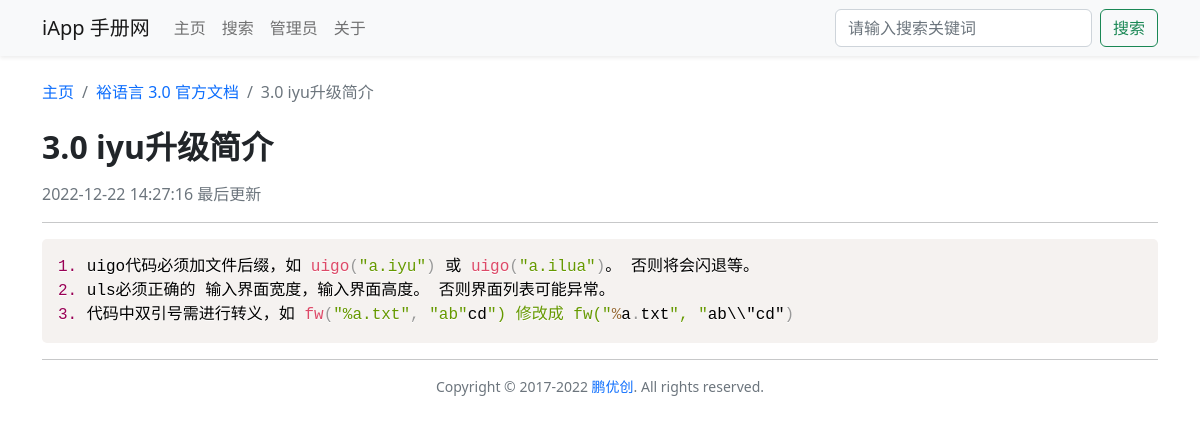
The page /article_14728.html on the database as committed earlier.
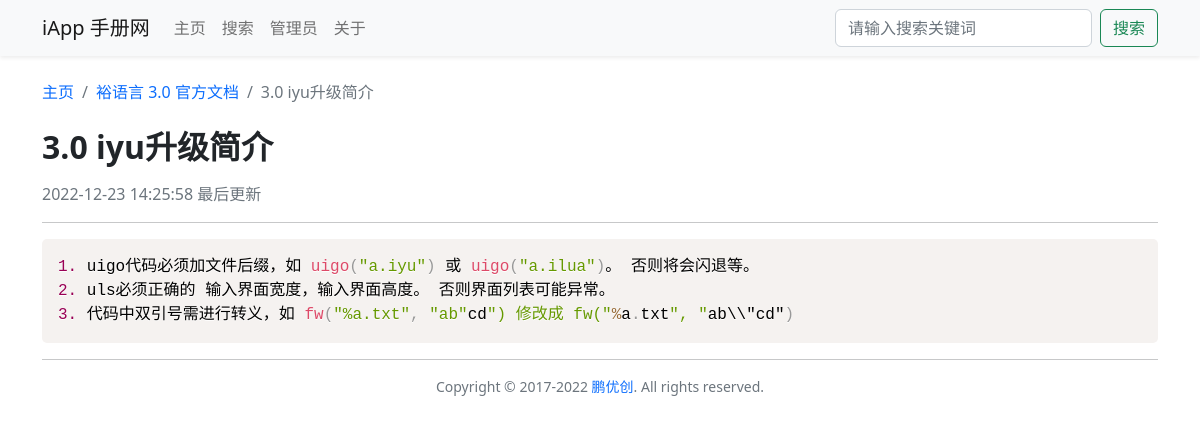
The same page on the database as committed later.
### tables this page shows
CREATE TABLE `iapp_doc_book` (
  `id` int NOT NULL AUTO_INCREMENT COMMENT '手册ID',
  `create_time` datetime NOT NULL DEFAULT CURRENT_TIMESTAMP COMMENT '上传时间',
  `intro` varchar(500) NOT NULL COMMENT '手册介绍',
  `title` varchar(255) NOT NULL COMMENT '手册标题',
  `update_time` datetime NOT NULL DEFAULT CURRENT_TIMESTAMP COMMENT '最后更新时间',
  PRIMARY KEY (`id`) USING BTREE
);

CREATE TABLE `iapp_doc_article` (
  `id` int NOT NULL AUTO_INCREMENT COMMENT '文章ID',
  `title` varchar(255) NOT NULL COMMENT '文章标题',
  `content` text NOT NULL COMMENT '文章内容',
  `update_time` datetime NOT NULL DEFAULT CURRENT_TIMESTAMP COMMENT '更新时间',
  `book_id` int DEFAULT NULL COMMENT '所属手册ID',
  PRIMARY KEY (`id`) USING BTREE,
  KEY `book_id` (`book_id`) USING BTREE,
  CONSTRAINT `iapp_doc_article_ibfk_1` FOREIGN KEY (`book_id`) REFERENCES `iapp_doc_book` (`id`) ON DELETE RESTRICT ON UPDATE RESTRICT
);

### include/public_fun.php (called while the page is built, shortened)
<?php
class Public_fun
{
    public int $book_id;
    public int $article_id;
    public function get_book_info()
    {
        $table = Config::$table['book'];
        $sql = "SELECT * FROM `$table` WHERE `id` = {$this->book_id};";
        $result = mysqli_query(Init::$conn, $sql);
        $data = mysqli_fetch_assoc($result);
        $this->book_info = $data;
    }
    public function get_article_id()
    {
        $article_id = $_GET['article_id'] ?? '';
        $this->article_id = $article_id;
    }
    public function if_has_login()
    {
        $password = $_COOKIE['password'] ?? '';
    }
    public function get_article_info()
    {
        $table = Config::$table['article'];
        $sql = "SELECT * FROM `$table` WHERE `id` = {$this->article_id};";
        $result = mysqli_query(Init::$conn, $sql);
        $article_info = mysqli_fetch_assoc($result);
        $this->article_info = $article_info;
        $this->book_id = $article_info['book_id'];
        $this->article_title = $article_info['title'];
    }
}

### include/Parsedown.php (called while the page is built, shortened)
<?php
class Parsedown
{
    function text($text)
    {
        $text = str_replace(array("\r\n", "\r"), "\n", $text);
        $text = trim($text, "\n");
        $lines = explode("\n", $text);
        $markup = $this->lines($lines);
        $markup = trim($markup, "\n");
        return $markup;
    }
    protected $safeMode;
    protected $BlockTypes = array(
        '#' => array('Header'),
        '*' => array('Rule', 'List'),
        '+' => array('List'),
        '-' => array('SetextHeader', 'Table', 'Rule', 'List'),
        '0' => array('List'),
        '1' => array('List'),
        '2' => array('List'),
        '3' => array('List'),
        '4' => array('List'),
        '5' => array('List'),
        '6' => array('List'),
        '7' => array('List'),
        '8' => array('List'),
        '9' => array('List'),
        ':' => array('Table'),
        '<' => array('Comment', 'Markup'),
        '=' => array('SetextHeader'),
        '>' => array('Quote'),
        '[' => array('Reference'),
        '_' => array('Rule'),
        '`' => array('FencedCode'),
        '|' => array('Table'),
        '~' => array('FencedCode'),
    );
    protected $unmarkedBlockTypes = array(
        'Code',
    );
    protected function lines(array $lines)
    {
        $CurrentBlock = null;
        foreach ($lines as $line)
        {
            $indent = 0;
            $text = $indent > 0 ? substr($line, $indent) : $line;
            $Line = array('body' => $line, 'indent' => $indent, 'text' => $text);
            if (isset($CurrentBlock['continuable']))
            {
                $Block = $this->{'block'.$CurrentBlock['type'].'Continue'}($Line, $CurrentBlock);
                if (isset($Block))
                {
                    $CurrentBlock = $Block;
                    continue;
                }
                else
                {
                    if ($this->isBlockCompletable($CurrentBlock['type']))
                    {
                        $CurrentBlock = $this->{'block'.$CurrentBlock['type'].'Complete'}($CurrentBlock);
                    }
                }
            }
            $marker = $text[0];
            $blockTypes = $this->unmarkedBlockTypes;
            if (isset($this->BlockTypes[$marker]))
            {
                foreach ($this->BlockTypes[$marker] as $blockType)
                {
                    $blockTypes []= $blockType;
                }
            }
            foreach ($blockTypes as $blockType)
            {
                $Block = $this->{'block'.$blockType}($Line, $CurrentBlock);
                if (isset($Block))
                {
                    $Block['type'] = $blockType;
                    if ( ! isset($Block['identified']))
                    {
                        $Blocks []= $CurrentBlock;
                        $Block['identified'] = true;
                    }
                    if ($this->isBlockContinuable($blockType))
                    {
                        $Block['continuable'] = true;
                    }
                    $CurrentBlock = $Block;
                    continue 2;
                }
            }
        }
        if (isset($CurrentBlock['continuable']) and $this->isBlockCompletable($CurrentBlock['type']))
        {
            $CurrentBlock = $this->{'block'.$CurrentBlock['type'].'Complete'}($CurrentBlock);
        }
        $Blocks []= $CurrentBlock;
        unset($Blocks[0]);
        $markup = '';
        foreach ($Blocks as $Block)
        {
            $markup .= "\n";
            $markup .= isset($Block['markup']) ? $Block['markup'] : $this->element($Block['element']);
        }
        $markup .= "\n";
        return $markup;
    }
    protected function isBlockContinuable($Type)
    {
        return method_exists($this, 'block'.$Type.'Continue');
    }
    protected function isBlockCompletable($Type)
    {
        return method_exists($this, 'block'.$Type.'Complete');
    }
    protected function blockFencedCode($Line)
    {
        if (preg_match('/^['.$Line['text'][0].']{3,}[ ]*([^`]+)?[ ]*$/', $Line['text'], $matches))
        {
            $Element = array(
                'name' => 'code',
                'text' => '',
            );
            if (isset($matches[1]))
            {
                $language = substr($matches[1], 0, strcspn($matches[1], " \t\n\f\r"));
                $class = 'language-'.$language;
                $Element['attributes'] = array(
                    'class' => $class,
                );
            }
            $Block = array(
                'char' => $Line['text'][0],
                'element' => array(
                    'name' => 'pre',
                    'handler' => 'element',
                    'text' => $Element,
                ),
            );
            return $Block;
        }
    }
    protected function blockFencedCodeContinue($Line, $Block)
    {
        if (preg_match('/^'.$Block['char'].'{3,}[ ]*$/', $Line['text']))
        {
            $Block['element']['text']['text'] = substr($Block['element']['text']['text'], 1);
            $Block['complete'] = true;
            return $Block;
        }
        $Block['element']['text']['text'] .= "\n".$Line['body'];
        return $Block;
    }
    protected function blockFencedCodeComplete($Block)
    {
        $text = $Block['element']['text']['text'];
        $Block['element']['text']['text'] = $text;
        return $Block;
    }
    protected function element(array $Element)
    {
        $markup = '<'.$Element['name'];
        if (isset($Element['attributes']))
        {
            foreach ($Element['attributes'] as $name => $value)
            {
                $markup .= ' '.$name.'="'.self::escape($value).'"';
            }
        }
        $permitRawHtml = false;
        if (isset($Element['text']))
        {
            $text = $Element['text'];
        }
        elseif (isset($Element['rawHtml']))
        {
            $text = $Element['rawHtml'];
            $allowRawHtmlInSafeMode = isset($Element['allowRawHtmlInSafeMode']) && $Element['allowRawHtmlInSafeMode'];
            $permitRawHtml = !$this->safeMode || $allowRawHtmlInSafeMode;
        }
        if (isset($text))
        {
            $markup .= '>';
            if (!isset($Element['nonNestables']))
            {
                $Element['nonNestables'] = array();
            }
            if (isset($Element['handler']))
            {
                $markup .= $this->{$Element['handler']}($text, $Element['nonNestables']);
            }
            elseif (!$permitRawHtml)
            {
                $markup .= self::escape($text, true);
            }
            else
            {
                $markup .= $text;
            }
            $markup .= '</'.$Element['name'].'>';
        }
        else
        {
            $markup .= ' />';
        }
        return $markup;
    }
    protected static function escape($text, $allowQuotes = false)
    {
        return htmlspecialchars($text, $allowQuotes ? ENT_NOQUOTES : ENT_QUOTES, 'UTF-8');
    }
}

### article.php (the view, shortened to what this page needs)
<?php
require('./include/config.php');
require('./include/init.php');
require('./include/public_fun.php');
require('./include/Parsedown.php');
class Article extends Public_fun
{
    public function __construct()
    {
        $this->get_article_info();
        $this->get_book_info();
    }
}
$article = new Article();
?>
<!DOCTYPE html>
<html lang="zh-CN">
<head>
    <?php require('./include/head.php') ?>
    <link rel="stylesheet" href="css/prism-default.css">
    <link rel="stylesheet" href="css/article.css">
</head>
<body>
    <?php require('./include/nav.php') ?>
    <div class="container">
        <nav class="mb-4">
            <ol class="breadcrumb">
                <li class="breadcrumb-item"><a href="./" class="text-decoration-none">主页</a></li>
                <?php
                $book_url = Config::$site_path . '/book.php?book_id=' . $article->book_info['id'];
                $book_url_static = Config::$site_path . '/book_' . $article->book_info['id'] . '.html';
                $url = Config::$url_static ? $book_url_static : $book_url;
                ?>
                <li class="breadcrumb-item"><a href="<?php echo $url ?>" class="text-decoration-none"><?php echo strip_tags($article->book_info['title']) ?></a></li>
                <li class="breadcrumb-item active"><?php echo strip_tags($article->article_title) ?></li>
            </ol>
        </nav>
        <div class="h2 mb-3 fw-bold"><?php echo $article->article_title ?></div>
        <div class="text-muted"><?php echo $article->article_info['update_time'] ?> 最后更新</div>
        <hr>
        <div id="content" class="mb-3">
            <?php
            $Parsedown = new Parsedown();
            echo $Parsedown->text($article->article_info['content']);
            ?>
        </div>
    </div>
    <?php require('./include/footer.php') ?>
</body>
</html>

### include/head.php (shortened to what this page needs)
<link rel="stylesheet" href="https://cdn.staticfile.org/bootstrap/5.2.3/css/bootstrap.min.css" />

### include/nav.php (shortened to what this page needs)
<nav class="navbar navbar-expand-md bg-light shadow-sm sticky-top mb-4">
    <div class="container-md">
        <a class="navbar-brand" href="./"><?php echo Config::$site_title ?></a>
        <div class="collapse navbar-collapse" id="navbarSupportedContent">
            <ul class="navbar-nav me-auto mb-2 mb-md-0">
                <li class="nav-item nav-item-home">
                    <a class="nav-link" href="./">主页</a>
                </li>
                <li class="nav-item nav-item-search">
                    <a class="nav-link" href="./search.php">搜索</a>
                </li>
                <li class="nav-item nav-item-login">
                    <a class="nav-link" href="./login.php">管理员</a>
                </li>
                <li class="nav-item nav-item-about">
                    <a class="nav-link" href="./about.php">关于</a>
                </li>
            </ul>
            <div class="d-flex">
                <input class="form-control me-2" type="search" placeholder="请输入搜索关键词">
                <button class="btn btn-outline-success text-nowrap">搜索</button>
            </div>
        </div>
    </div>
</nav>

### include/footer.php
<div class="container">
    <hr>
    <footer class="text-center mb-4 text-muted small text-truncate">
        Copyright © 2017-2022 <a href="https://apee.top" class="text-decoration-none" target="_blank">鹏优创</a>. All rights reserved.
    </footer>
</div>

### css/prism-default.css (style rules this page uses)
code[class*=language-],pre[class*=language-] { color:#000;background:0 0;text-shadow:0 1px #fff;font-family:Consolas,Monaco,'Andale Mono','Ubuntu Mono',monospace;font-size:1em;text-align:left;white-space:pre;word-spacing:normal;word-break:normal;word-wrap:normal;line-height:1.5;-moz-tab-size:4;-o-tab-size:4;tab-size:4;-webkit-hyphens:none;-moz-hyphens:none;-ms-hyphens:none;hyphens:none }
pre[class*=language-] { padding:1em;margin:.5em 0;overflow:auto }
:not(pre)>code[class*=language-],pre[class*=language-] { background:#f5f2f0 }

### css/article.css (style rules this page uses)
pre[class*=language-] { cursor: text; outline: none; border-radius: 5px; margin-bottom: 1rem !important; }
pre[class*=language-] code { outline: none; display: block; white-space: pre-wrap; word-wrap: break-word; }

Rows that differ between the two databases and show on the page:
changed iapp_doc_article "3.0 iyu升级简介": update_time "2022-12-22 14:27:16" → "2022-12-23 14:25:58"
